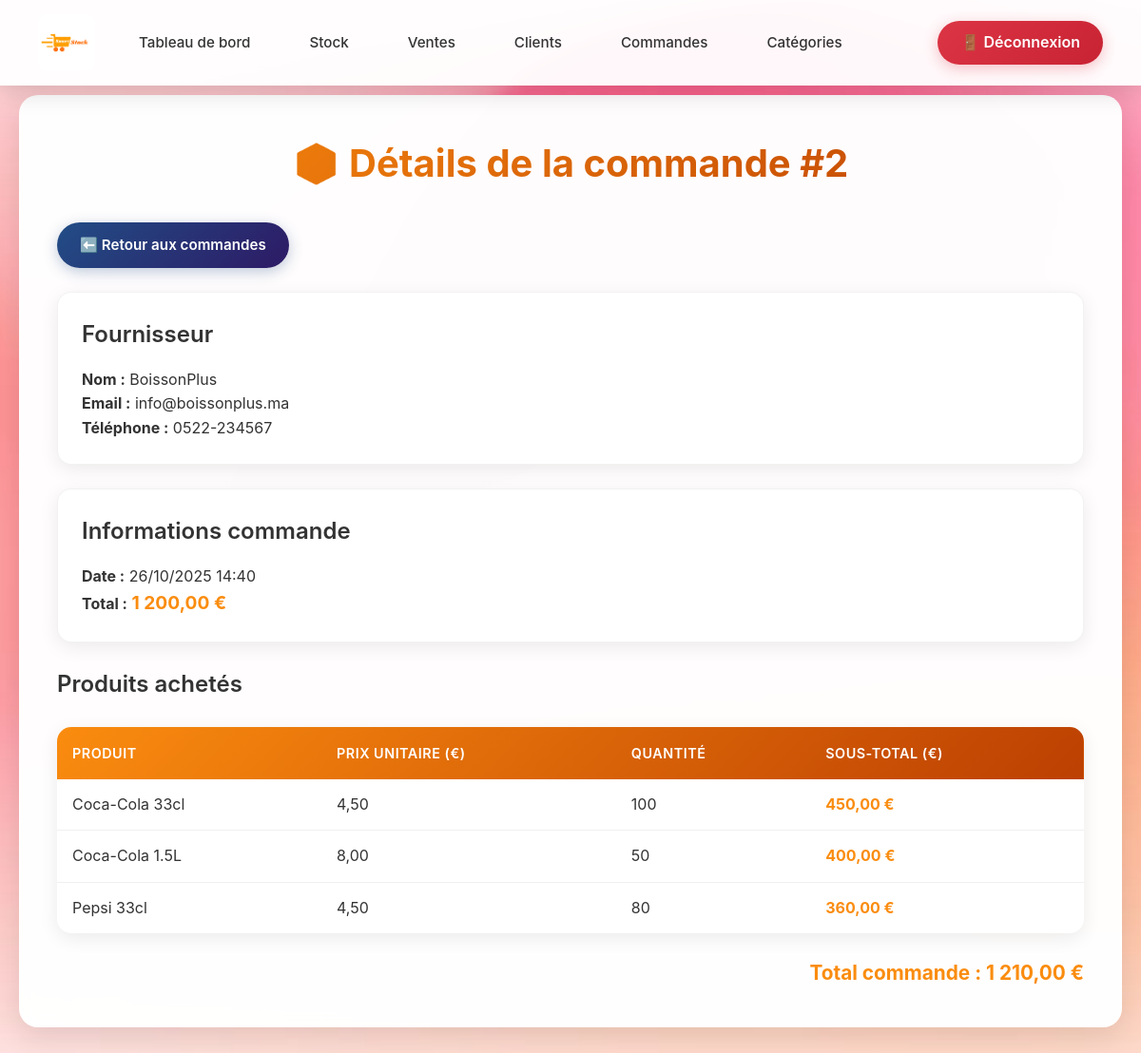
The page /pages/commandes/detailCommande.php?id=2 (signed in) on the database its author committed.
### tables this page shows
CREATE TABLE achats (
    id INT AUTO_INCREMENT PRIMARY KEY,
    id_fournisseur INT,
    date_achat TIMESTAMP DEFAULT CURRENT_TIMESTAMP,
    montant_total DECIMAL(10,2) DEFAULT 0.00,
    FOREIGN KEY (id_fournisseur) REFERENCES fournisseurs(id) ON DELETE SET NULL
);

CREATE TABLE fournisseurs (
    id INT AUTO_INCREMENT PRIMARY KEY,
    nom VARCHAR(100) NOT NULL,
    telephone VARCHAR(20),
    email VARCHAR(100),
    adresse TEXT
);

CREATE TABLE details_achat (
    id INT AUTO_INCREMENT PRIMARY KEY,
    id_achat INT NOT NULL,
    id_produit INT NOT NULL,
    quantite INT DEFAULT 1,
    prix_achat DECIMAL(10,2) DEFAULT 0.00,
    FOREIGN KEY (id_achat) REFERENCES achats(id) ON DELETE CASCADE,
    FOREIGN KEY (id_produit) REFERENCES produits(id) ON DELETE CASCADE
);

CREATE TABLE produits (
    id INT AUTO_INCREMENT PRIMARY KEY,
    nom VARCHAR(100) NOT NULL,
    id_categorie INT,
    prix_achat DECIMAL(10,2) DEFAULT 0.00,
    prix_vente DECIMAL(10,2) DEFAULT 0.00,
    quantite_stock INT DEFAULT 0,
    fournisseur_id INT,
    date_ajout TIMESTAMP DEFAULT CURRENT_TIMESTAMP,
    FOREIGN KEY (id_categorie) REFERENCES categories(id) ON DELETE SET NULL,
    FOREIGN KEY (fournisseur_id) REFERENCES fournisseurs(id) ON DELETE SET NULL
);

### pages/commandes/detailCommande.php (the view, shortened to what this page needs)
<?php
include('../../config/db_conn.php');
$id_achat = intval($_GET['id']);
$sql = "SELECT a.id, a.date_achat, a.montant_total,
               f.nom AS fournisseur, f.email, f.telephone
        FROM achats a
        JOIN fournisseurs f ON a.id_fournisseur = f.id
        WHERE a.id = $id_achat";
$res = mysqli_query($conn, $sql);
$achat = mysqli_fetch_assoc($res);
$details = mysqli_query($conn, "
    SELECT p.nom AS produit, d.quantite, d.prix_achat
    FROM details_achat d
    JOIN produits p ON d.id_produit = p.id
    WHERE d.id_achat = $id_achat
");
?>
<!DOCTYPE html>
<html lang="fr">
<head>
<link rel="stylesheet" href="../../assets/css/styles_connected.css">
</head>
<body>
<header>
    <nav class="navbar">
        <div class="nav-left">
            <a href="index.php" class="logo-link">
                <img src="../../assets/images/logo_epicerie.png" alt="Logo" class="logo-navbar">
            </a>
            <a href="index.php" class="nav-link">Tableau de bord</a>
            <a href="stock.php" class="nav-link">Stock</a>
            <a href="ventes.php" class="nav-link">Ventes</a>
            <a href="clients.php" class="nav-link">Clients</a>
            <a href="commandes.php" class="nav-link">Commandes</a>
            <a href="categories.php" class="nav-link">Catégories</a>
        </div>
        <a href="logout.php" class="logout">🚪 Déconnexion</a>
    </nav>
</header>
<div class="main-container">
    <div class="content-wrapper">
    <h1>📦 Détails de la commande #<?= $achat['id'] ?></h1>
        <p style="margin-bottom: 25px;">
            <a href="commandes.php" class="btn btn-secondary">⬅️ Retour aux commandes</a>
        </p>
        <div class="card" style="margin-bottom: 25px;">
    <h3>Fournisseur</h3>
    <p><strong>Nom :</strong> <?= htmlspecialchars($achat['fournisseur']) ?><br>
       <strong>Email :</strong> <?= htmlspecialchars($achat['email'] ?? '—') ?><br>
       <strong>Téléphone :</strong> <?= htmlspecialchars($achat['telephone'] ?? '—') ?></p>
        </div>
        <div class="card" style="margin-bottom: 25px;">
    <h3>Informations commande</h3>
            <p><strong>Date :</strong> <?= date('d/m/Y H:i', strtotime($achat['date_achat'])) ?><br>
               <strong>Total :</strong> <span style="font-weight: bold; color: var(--primary-color); font-size: 1.2em;">
                   <?= number_format($achat['montant_total'], 2, ',', ' ') ?> €
               </span></p>
        </div>
    <h3>Produits achetés</h3>
    <table>
            <thead>
        <tr>
            <th>Produit</th>
            <th>Prix unitaire (€)</th>
            <th>Quantité</th>
            <th>Sous-total (€)</th>
        </tr>
            </thead>
            <tbody>
        <?php $total = 0; while ($d = mysqli_fetch_assoc($details)):
            $sous_total = $d['prix_achat'] * $d['quantite'];
            $total += $sous_total;
        ?>
        <tr>
            <td><?= htmlspecialchars($d['produit']) ?></td>
            <td><?= number_format($d['prix_achat'], 2, ',', ' ') ?></td>
            <td><?= $d['quantite'] ?></td>
                    <td style="font-weight: bold; color: var(--primary-color);">
                        <?= number_format($sous_total, 2, ',', ' ') ?> €
                    </td>
        </tr>
        <?php endwhile; ?>
            </tbody>
    </table>
        <div style="text-align: right; font-weight: bold; font-size: 1.3em; margin-top: 20px; color: var(--primary-color);">
            Total commande : <strong><?= number_format($total, 2, ',', ' ') ?> €</strong>
        </div>
    </div>
</div>
</body>
</html>

### assets/css/styles_connected.css (style rules this page uses)
:root { --primary-color: #fa8c0f; --primary-dark: #bc4002; --primary-light: #ffb366; --secondary-color: #224d86; --secondary-dark: #2d1a65; --success-color: #28a745; --danger-color: #dc3545; --warning-color: #ffc107; --info-color: #17a2b8; --dark-color: #333; --light-color: #f8f9fa; --white: #ffffff; --border-radius: 15px; --box-shadow: 0 10px 30px rgba(0, 0, 0, 0.1); --box-shadow-hover: 0 15px 40px rgba(250, 140, 15, 0.2); --transition: all 0.3s cubic-bezier(0.4, 0, 0.2, 1); }
* { margin: 0; padding: 0; box-sizing: border-box; }
body { font-family: 'Poppins', -apple-system, BlinkMacSystemFont, 'Segoe UI', Roboto, 'Helvetica Neue', Arial, sans-serif; background-image: url('fond-index.png'); background-size: cover; background-position: center; background-repeat: no-repeat; background-attachment: fixed; min-height: 100vh; color: var(--dark-color); line-height: 1.6; overflow-x: hidden; }
header { background: rgba(255, 255, 255, 0.95); backdrop-filter: blur(10px); box-shadow: 0 4px 20px rgba(0, 0, 0, 0.1); position: fixed; top: 0; left: 0; right: 0; z-index: 1000; padding: 15px 0; transition: var(--transition); }
.navbar { max-width: 1400px; margin: 0 auto; display: flex; justify-content: space-between; align-items: center; padding: 0 40px; }
.nav-left { display: flex; align-items: center; gap: 30px; }
.logo-link { display: flex; align-items: center; text-decoration: none; transition: var(--transition); }
.logo-navbar { width: 60px; height: 60px; border-radius: 10px; object-fit: contain; }
.nav-link { text-decoration: none; color: var(--dark-color); font-weight: 500; font-size: 0.95em; padding: 8px 16px; border-radius: 8px; transition: var(--transition); position: relative; }
.nav-link::after { content: ''; position: absolute; bottom: 0; left: 50%; transform: translateX(-50%); width: 0; height: 2px; background: var(--primary-color); transition: var(--transition); }
.logout { background: linear-gradient(135deg, var(--danger-color), #c82333); color: white; text-decoration: none; padding: 10px 24px; border-radius: 25px; font-weight: 600; box-shadow: 0 4px 15px rgba(220, 53, 69, 0.3); transition: var(--transition); display: inline-flex; align-items: center; gap: 8px; }
.main-container, .container { max-width: 1400px; margin: 100px auto 40px; padding: 0 20px; }
.content-wrapper { background: rgba(255, 255, 255, 0.98); border-radius: 20px; padding: 40px; box-shadow: var(--box-shadow); backdrop-filter: blur(10px); animation: fadeInUp 0.6s ease; }
h1 { font-size: 2.5em; font-weight: 700; color: var(--dark-color); margin-bottom: 30px; text-align: center; background: linear-gradient(135deg, var(--primary-color), var(--primary-dark)); -webkit-background-clip: text; -webkit-text-fill-color: transparent; background-clip: text; }
h3 { font-size: 1.5em; font-weight: 600; color: var(--dark-color); margin-bottom: 15px; }
button, .btn { background: linear-gradient(135deg, var(--primary-color), var(--primary-dark)); color: white; border: none; padding: 12px 24px; border-radius: 25px; font-weight: 600; font-size: 0.95em; cursor: pointer; transition: var(--transition); box-shadow: 0 4px 15px rgba(250, 140, 15, 0.3); display: inline-flex; align-items: center; gap: 8px; text-decoration: none; }
.btn-secondary { background: linear-gradient(135deg, var(--secondary-color), var(--secondary-dark)); box-shadow: 0 4px 15px rgba(34, 77, 134, 0.3); }
table { width: 100%; border-collapse: separate; border-spacing: 0; border-radius: var(--border-radius); overflow: hidden; box-shadow: 0 5px 20px rgba(0, 0, 0, 0.08); background: white; margin: 25px 0; }
thead { background: linear-gradient(135deg, var(--primary-color), var(--primary-dark)); }
th { padding: 16px; text-align: left; color: white; font-weight: 600; font-size: 0.9em; text-transform: uppercase; letter-spacing: 0.5px; }
td { padding: 14px 16px; border-bottom: 1px solid #f0f0f0; transition: var(--transition); }
tbody tr { transition: var(--transition); }
tbody tr:last-child td { border-bottom: none; }
.card { background: white; border-radius: var(--border-radius); padding: 25px; box-shadow: 0 5px 20px rgba(0, 0, 0, 0.08); transition: var(--transition); border: 1px solid rgba(0, 0, 0, 0.05); }

### rows shown on the page
achats: id "2", id_fournisseur.nom "BoissonPlus", id_fournisseur.email "info@boissonplus.ma", id_fournisseur.telephone "0522-234567", date_achat "26/10/2025 14:40", montant_total "1 200,00"
details_achat: id_produit.nom "Coca-Cola 33cl", prix_achat "4,50", quantite "100", sous_total "450,00"
details_achat: id_produit.nom "Coca-Cola 1.5L", prix_achat "8,00", quantite "50", sous_total "400,00"
details_achat: id_produit.nom "Pepsi 33cl", prix_achat "4,50", quantite "80", sous_total "360,00"

### other values the page prints
$total "1 210,00"
